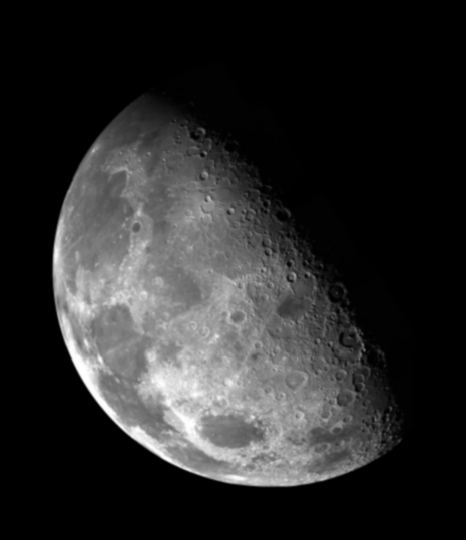
#> input picture project01/proj01-images/Fig0338(a)(blurry_moon).tif, 466 x 540 px, found by its file name
$ jupyter execute job02b.ipynb
#> lines starting #> are read from the running program, lines starting #| are printed output that depends on the picture; after the words box and inside, x2 and y2 are one past the last pixel; in counts of white or black regions, pixels touching at a corner belong together
读取一幅灰度图像，将其灰度级减少1/2，并显示。重复上述过程，直到该灰度图像变成二值图像。
比较这些图像，说明灰度级缩减对图像有什么影响。（提示，可以使用矩阵的整数乘、除法进行灰度缩减）

[cell 1]
#!/usr/bin/python3
import cv2
import numpy as np
import matplotlib.pyplot as plt
from PIL import Image

[cell 2]
root_path = '/root/DIVP_project/'
image_path_vivid = "project01/proj01-images/lena_std.bmp"
image_path_gray = "project01/proj01-images/Fig2.22(b).jpg"
image_path_tif = "project01/proj01-images/Fig0308(a)(fractured_spine).tif"
image_path_moon = "project01/proj01-images/Fig0338(a)(blurry_moon).tif"

[cell 3]
image_gray = Image.open(root_path + image_path_moon)
#> image_gray is the input picture: PIL image 466x540 L; min 0, max 254, mean 42.7
print(type(image_gray))
#| <class 'PIL.TiffImagePlugin.TiffImageFile'>
print(image_gray.size)
#| (466, 540)
print(image_gray.mode)
#| L

[cell 4]
# 将 image_gray 转换为 numpy 数组
image_gray = np.array(image_gray)
print(type(image_gray))
#| <class 'numpy.ndarray'>
print(image_gray.shape)
#| (540, 466)
print(image_gray.dtype)
#| uint8

[cell 5]
def down_scale_gray(image, scale):
    image_temp = image.copy()
    image_temp = image_temp // (2 ** scale)
    image_result = image_temp * (2 ** scale)
    image_result = Image.fromarray(image_result)
    return image_result

[cell 6]
image_temp = image_gray // 2
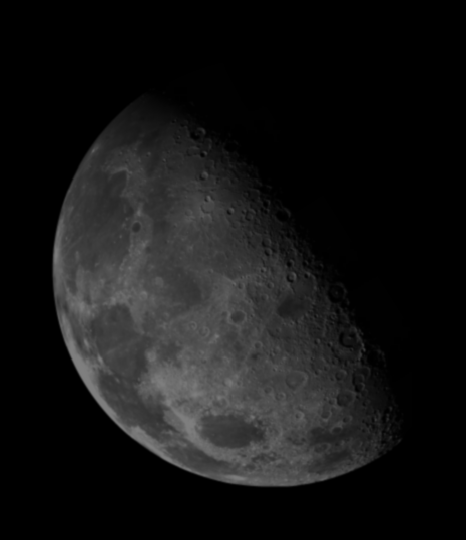
#> image_temp: shape (540, 466); min 0, max 127, mean 21.2
image_result = image_temp * 2
image_result = Image.fromarray(image_result)
plt.imshow(image_result, cmap='gray')

[cell 7]
image_1 = down_scale_gray(image_gray, 1)
image_2 = down_scale_gray(image_gray, 2)
#> call 2 of down_scale_gray, with scale = 2
#> in down_scale_gray (call 2), `image_temp = image_temp // (2 ** scale)`:
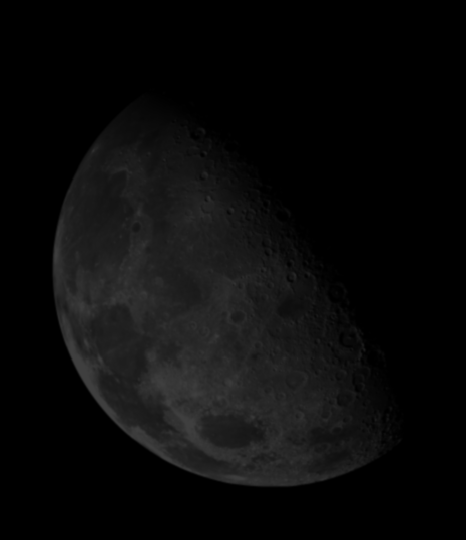
#> image_temp: shape (540, 466); min 0, max 63, mean 10.5
image_3 = down_scale_gray(image_gray, 3)
image_4 = down_scale_gray(image_gray, 4)
image_5 = down_scale_gray(image_gray, 5)
#> in down_scale_gray (call 5), `image_result = image_temp * (2 ** scale)`:
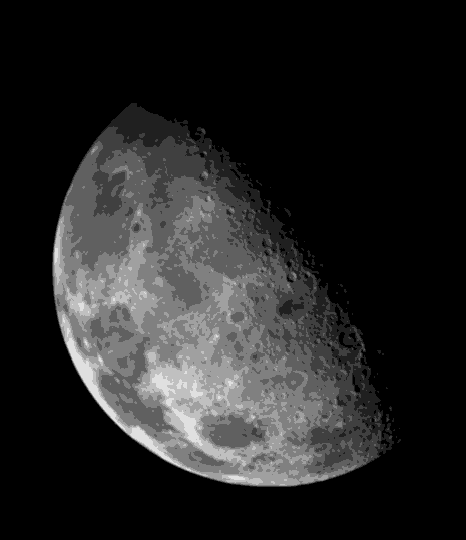
#> image_result: shape (540, 466); min 0, max 224, mean 36.9
image_6 = down_scale_gray(image_gray, 6)
#> in down_scale_gray (call 6), `image_temp = image_temp // (2 ** scale)`:
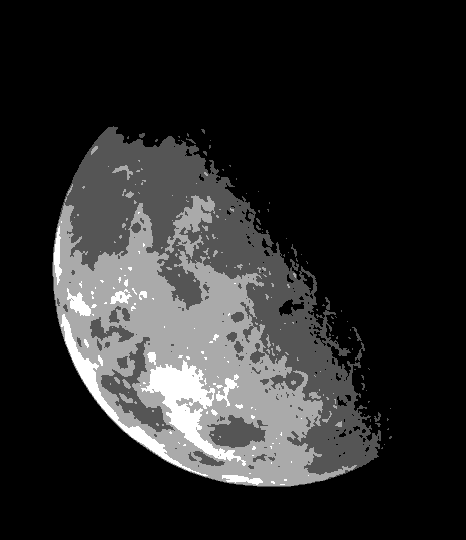
#> image_temp: shape (540, 466); min 0, max 3, mean 0.485; drawn with min black and max white
#> in down_scale_gray (call 6), `image_result = image_temp * (2 ** scale)`:
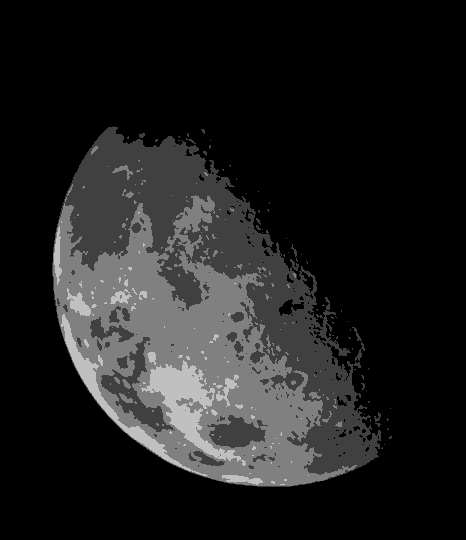
#> image_result: shape (540, 466); min 0, max 192, mean 31
image_7 = down_scale_gray(image_gray, 7)
#> in down_scale_gray (call 7), `image_temp = image_temp // (2 ** scale)`:
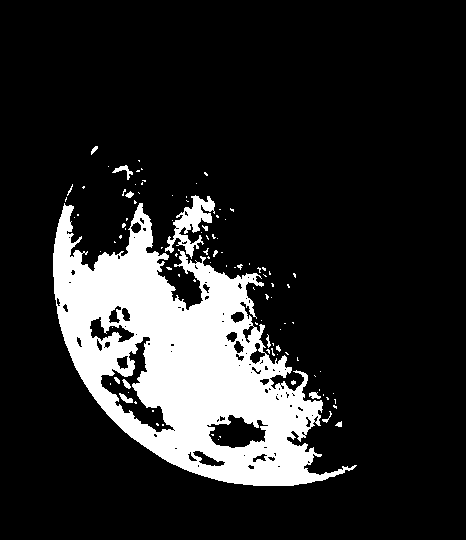
#> image_temp: shape (540, 466); values 0 (black) and 1 (white), 15.8% white; 103 white regions (87 under 20 px), largest, box (x1, y1, x2, y2) and area: (53, 203, 357, 486) 37507, (165, 195, 215, 259) 1194, (112, 165, 133, 180) 100

figure = plt.figure()
plt.subplot(241)
plt.imshow(image_gray, cmap='gray')
plt.title('Original')
plt.subplot(242)
plt.imshow(image_1, cmap='gray')
plt.title('Down scale 1')
plt.subplot(243)
plt.imshow(image_2, cmap='gray')
plt.title('Down scale 2')
plt.subplot(244)
plt.imshow(image_3, cmap='gray')
plt.title('Down scale 3')
plt.subplot(245)
plt.imshow(image_4, cmap='gray')
plt.title('Down scale 4')
plt.subplot(246)
plt.imshow(image_5, cmap='gray')
plt.title('Down scale 5')
plt.subplot(247)
plt.imshow(image_6, cmap='gray')
plt.title('Down scale 6')
plt.subplot(248)
plt.imshow(image_7, cmap='gray')
plt.title('Down scale 7')
plt.tight_layout()
plt.show()
